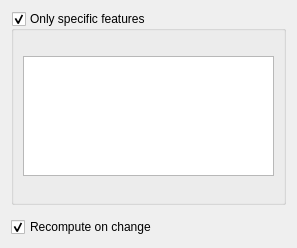
<?xml version="1.0" encoding="UTF-8"?>
<ui version="4.0">
 <class>PartDesignGui::TaskTransformedParameters</class>
 <widget class="QWidget" name="PartDesignGui::TaskTransformedParameters">
  <property name="geometry">
   <rect>
    <x>0</x>
    <y>0</y>
    <width>297</width>
    <height>248</height>
   </rect>
  </property>
  <property name="windowTitle">
   <string notr="true">Form</string>
  </property>
  <layout class="QVBoxLayout" name="verticalLayout">
   <item>
    <widget class="QGroupBox" name="groupFeatureList">
     <property name="title">
      <string>Only specific features</string>
     </property>
     <property name="checkable">
      <bool>true</bool>
     </property>
     <layout class="QVBoxLayout" name="verticalLayout_2">
      <item>
       <widget class="QListWidget" name="listWidgetFeatures">
        <property name="maximumSize">
         <size>
          <width>16777215</width>
          <height>120</height>
         </size>
        </property>
        <property name="toolTip">
         <string>Select features to be transformed</string>
        </property>
       </widget>
      </item>
     </layout>
    </widget>
   </item>
   <item>
    <widget class="QWidget" name="featureUI" native="true"/>
   </item>
   <item>
    <widget class="QCheckBox" name="checkBoxUpdateView">
     <property name="text">
      <string>Recompute on change</string>
     </property>
     <property name="checked">
      <bool>true</bool>
     </property>
    </widget>
   </item>
  </layout>
 </widget>
 <tabstops>
  <tabstop>radioTransformBody</tabstop>
  <tabstop>radioTransformToolShapes</tabstop>
  <tabstop>buttonAddFeature</tabstop>
  <tabstop>buttonRemoveFeature</tabstop>
  <tabstop>listWidgetFeatures</tabstop>
  <tabstop>checkBoxUpdateView</tabstop>
 </tabstops>
 <resources/>
 <connections/>
 <buttongroups>
  <buttongroup name="buttonGroupMode"/>
 </buttongroups>
</ui>
